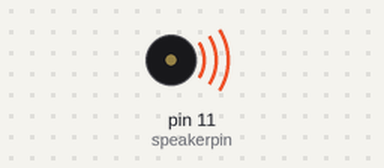
Simulated run of this sketch. Board: Arduino Uno, built with avr-gcc and run on an emulated ATmega328P. On the bench: buzzer (waves = sounding).

Above: at 2.8 s.
At 10.6 s:
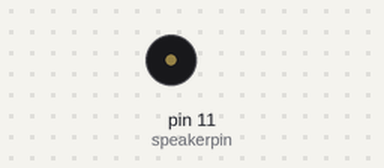
Timing chart, 0 to 14.3 s (numbered marks = the images above):
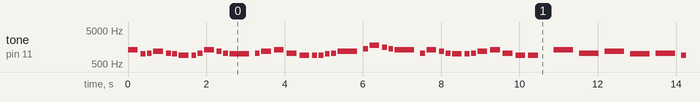

Measured:
- by itself, tone on pin 11 (speakerpin): plays 1319 Hz for 0.25 s, 988 Hz for 0.13 s, 1047 Hz for 0.13 s, 1175 Hz for 0.25 s, 1047 Hz for 0.13 s, 988 Hz for 0.13 s … (336 notes in this stretch)

The sketch:

Tetris_Theme_song.ino
```cpp
#define REST 0
#define Note_A5 900
#define Note_B5 988
#define Note_C6 1047
#define Note_D6 1175
#define Note_E6 1319
#define Note_F6 1397
#define Note_G6 1568
#define Note_GS5 831
#define Note_A6 1760
#define Note_A7 3520
#define Note_GS7 3322

int speakerpin = 11;

int Tetris_Melody[] =
{
  Note_E6, Note_B5, Note_C6, Note_D6, Note_C6, Note_B5,
  Note_A5, Note_A5, Note_C6, Note_E6, Note_D6, Note_C6,
  Note_B5, Note_C6, Note_D6, Note_E6,
  Note_C6, Note_A5, Note_A5, Note_A5, Note_B5, Note_C6,

  Note_D6, Note_F6, Note_A6, Note_G6, Note_F6,
  Note_E6, Note_C6, Note_E6, Note_D6, Note_C6,
  Note_B5, Note_B5, Note_C6, Note_D6, Note_E6,
  Note_C6, Note_A5, Note_A5, REST,

  Note_E6, Note_C6,
  Note_D6, Note_B5,
  Note_C6, Note_A5,
  Note_GS5, Note_B5, REST,
  Note_E6, Note_C6,
  Note_D6, Note_B5,
  Note_C6, Note_E6, Note_A7,
  Note_GS7,

  REST, REST,
};

int Tetris_Notes[] = {
  4, 8, 8, 4, 8, 8,
  4, 8, 8, 4, 8, 8,
  2, 8, 4, 4,
  4, 4, 8, 8, 8, 8,

  2, 8, 4, 8, 8,
  2, 8, 4, 8, 8,
  4, 8, 8, 4, 4,
  4, 4, 4, 4,

  2, 2,
  2, 2,
  2, 2,
  2, 4, 4,
  2, 2,
  2, 2,
  4, 4, 2,
  2,

  2, 2,
  };

  const int num_elements_in_arr = sizeof(Tetris_Notes)/sizeof(Tetris_Notes[0]);


void setup() {

}

void loop() {
 for (int Note = 0; Note < num_elements_in_arr; Note++)
 {
  int noteDuration = 1000/Tetris_Notes[Note];
  tone(speakerpin, Tetris_Melody[Note], noteDuration);

  int pauseBewteenNotes = noteDuration *1.30;
  delay(pauseBewteenNotes);
  noTone(speakerpin);
 }
}
```
